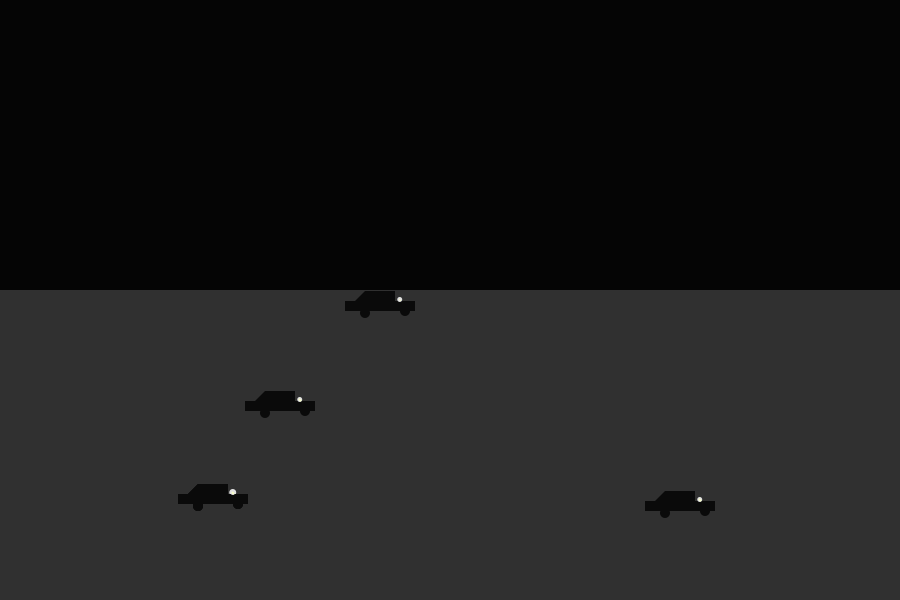
Frame 1 (no input)
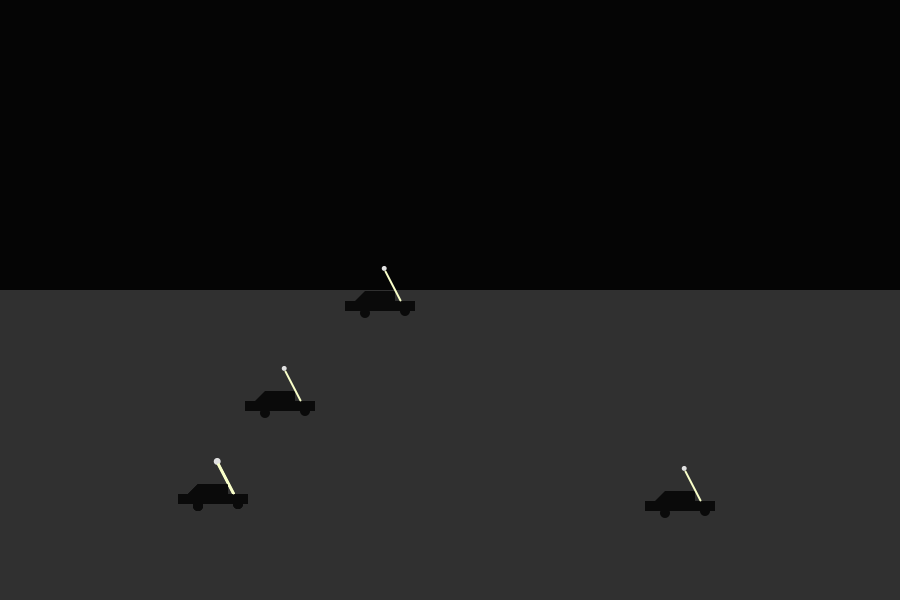
Frame 60 (the mouse pressed at the canvas centre just before this capture)
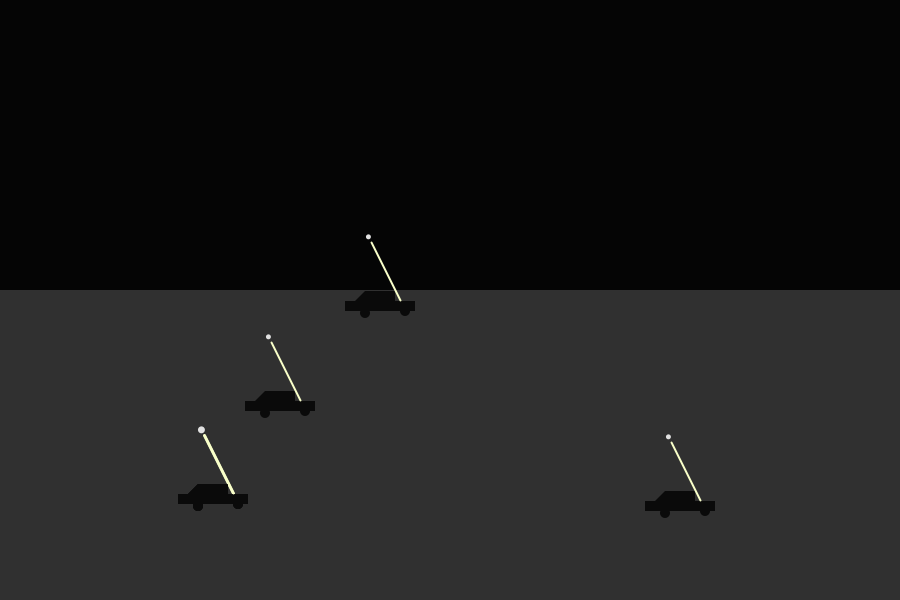
Frame 120 (the mouse held since frame 60 and released just before this capture)

The Processing sketch that drew these frames (run headless with seeded random() and noise(); from frame 60 on, the mouse is pressed at the canvas centre):

// Processing sketch: patriot_missle
// ── patriot_missle.pde

float counter;
float counter2;
int random;
int random2;
float tapper;
float tapper2;
void setup() {
  size(900, 600);
  counter = 0;
  random2 = int (random(300 , 600)); 
  counter2 = 0;
  tapper = 1/3.8;
  tapper2 = 1.2/5;
  random = int (random(0 , 900));
}



void draw() {
  pushMatrix();
  noStroke();
  fill(5);
  rect(0, 0, 900, 300);
  counter = counter-tapper;  
  counter2 = counter2-tapper2;

  fill(48);
  rect(0,290,1000,5600);
  thewholeshabang(400,300,5);
  noStroke();
  thewholeshabang(300,400,5);
    noStroke();
  thewholeshabang(random,random2,7);
    noStroke();
  thewholeshabang(random,random2,5);
    noStroke();
  thewholeshabang(random,random2,5);
    noStroke();
  thewholeshabang(700,500 ,5);
  if (counter < -100){
    counter = 0;
    counter2 = 0;
    tapper = 0;
    tapper2 =0;
    fill(0);
    rect(0,0,100000,100000);
    
  }
  popMatrix();
}



void thewholeshabang(int a, int b, int c){
  pushMatrix();
  if (counter < -100){
    fill(0);
    rect(0,0,500,500);
  }
  if(counter > -100){
    truk(a-65,b-19);
    shahed(a, b, c);
  

    trail (a, b,c/2);
  }
  popMatrix();
  
  
  
  
  
  
}




void truk(int x, int y) {
  pushMatrix();
  
  fill(10);
  translate(x,y);
  quad(30,10,60,10,60,20,20,20);
  rect(10,20,30,10);
  rect(40,20,40,10);
  circle(30,32,10);
  circle(70,30,10);
  popMatrix();
  
  
  
  
}
void shahed(int x, int y, int s) {
  pushMatrix();
  translate(x, y);




  fill(225);
  ellipse(counter, counter/.5, s, s);
  popMatrix();
}





void trail(int q, int w, int e) {
  pushMatrix();
  translate(q, w);




  println(counter2);
  stroke(1000);
  stroke(#F9FFC9);
  line(0, 0, counter2, counter2/.5);
  strokeWeight(e);
  popMatrix();
}
